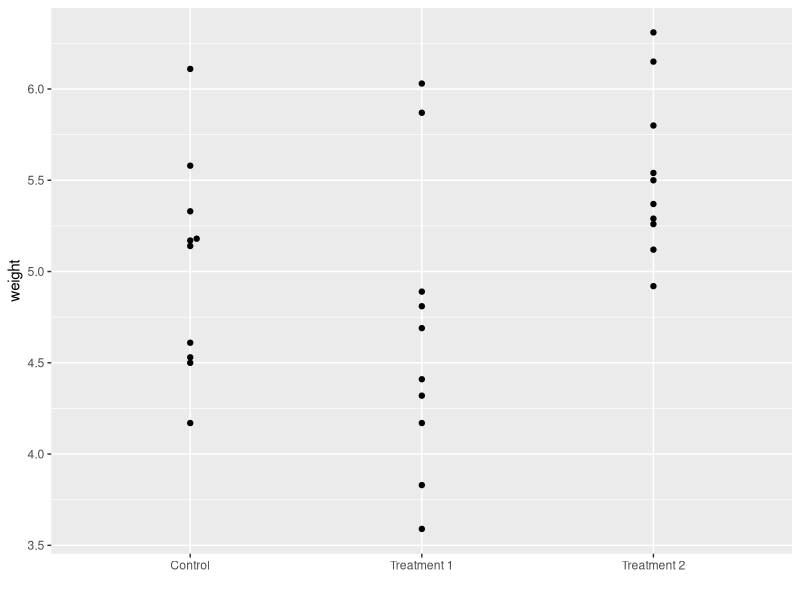
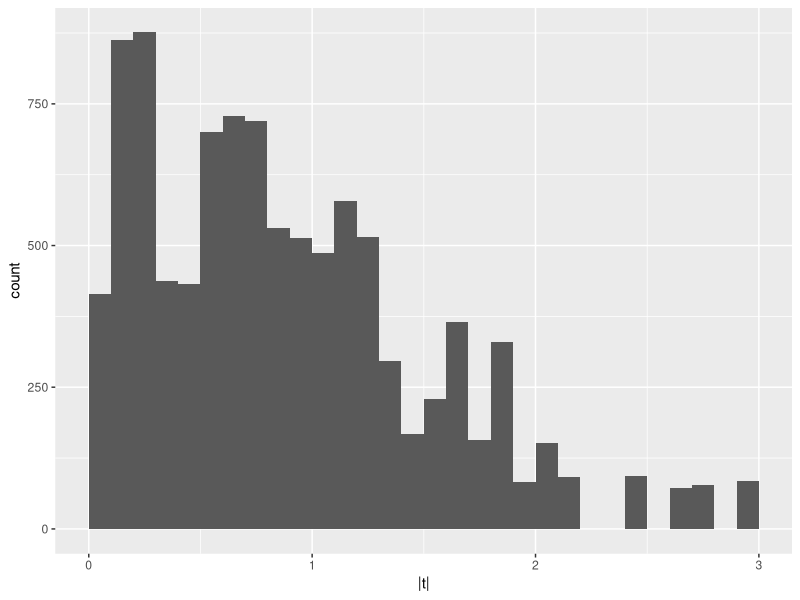
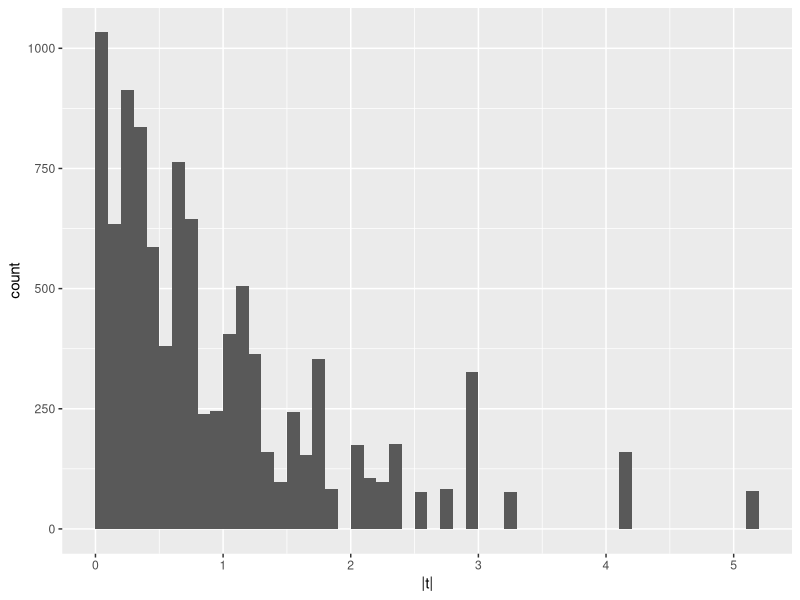

Here is the R script that generated these plots, in order:
## ---- chunk 1
knitr::opts_chunk$set(echo = TRUE)
## ---- chunk 2
library(tidyverse)
library(purrr)
library(ggbeeswarm)
## ---- chunk 3
data("PlantGrowth")
head(PlantGrowth)
## ---- chunk 4
PlantGrowth %>% 
   mutate(group = fct_recode(group, 
                            Control = "ctrl", 
                            `Treatment 1` = "trt1", 
                            `Treatment 2` = "trt2")) %>% 
  ggplot(aes(x = group, y = weight)) + 
  geom_beeswarm() + 
  labs(x = "")
## ---- chunk 5
PlantGrowth %>% 
  filter(group %in% c("ctrl", "trt2")) %>% 
    t.test(weight ~ group, data  = .) 
## ---- chunk 6
library("broom")
PlantGrowth %>% 
  filter(group %in% c("ctrl", "trt2")) %>% 
  t.test(weight ~ group, data  = .) %>% 
    tidy()
## ---- chunk 7
PlantGrowth %>% 
  bind_rows(PlantGrowth) %>% # Add the duplicate of the dataset
  filter(group %in% c("ctrl", "trt2")) %>% 
  t.test(weight ~ group, data  = .) %>% 
  tidy()
## ---- chunk 8
PlantGrowth %>% 
  sample_frac(size = 0.5) %>% 
  bind_rows(., .) %>% 
  filter(group %in% c("ctrl", "trt2")) %>% 
  t.test(weight ~ group, data  = .) %>% 
  tidy()
## ---- chunk 9
pg1 <- PlantGrowth %>% 
  sample_frac(size = 0.5) 

pg1_null = with(
  dplyr::filter(pg1, group %in% c("ctrl", "trt2")),
    replicate(10000,
      abs(t.test(weight ~ sample(group))$statistic)))

ggplot(tibble(`|t|` = pg1_null), aes(x = `|t|`)) +
  geom_histogram(binwidth = 0.1, boundary = 0)
## ---- chunk 10

pg2 <- pg1 %>% 
  mutate(noise = rnorm(15, mean = 0, sd = 0.2), 
         weight = weight + noise) %>% 
  select(-noise)

pg1 %>% 
  bind_rows(pg2) %>% 
  filter(group %in% c("ctrl", "trt2")) %>% 
  t.test(weight ~ group, data  = .) %>% 
  tidy()
## ---- chunk 11
pg2_null = with(
  dplyr::filter(pg2, group %in% c("ctrl", "trt2")),
    replicate(10000,
      abs(t.test(weight ~ sample(group))$statistic)))

ggplot(tibble(`|t|` = pg2_null), aes(x = `|t|`)) +
  geom_histogram(binwidth = 0.1, boundary = 0)  #geom_vline(xintercept = abs(tt$statistic), col = "red")

#mean(abs(tt$statistic) <= abs_t_null)

## ---- chunk 12
library(kableExtra)
data <- c('original', 'doubled w/o random noise', 'same size as original, half observations replicated', 'half, random noise added to each replicate')
n <- c(30, 60, 30 ,30)
test_statistic <- c(-2.13, -3.1, -3.03, -0.72)
p_value <- c(0.479, 0.003, 0.009, 0.48)
data_summary <- data.frame(data, n, test_statistic, p_value)
data_summary %>% 
   kable(align = c("l")) %>% 
  kable_styling(bootstrap_options = c("striped", "hover",
                                      "condensed")) %>% 
  column_spec(1, bold = T, border_right = T) %>% 
  column_spec(2:3, width = "6em")
 
